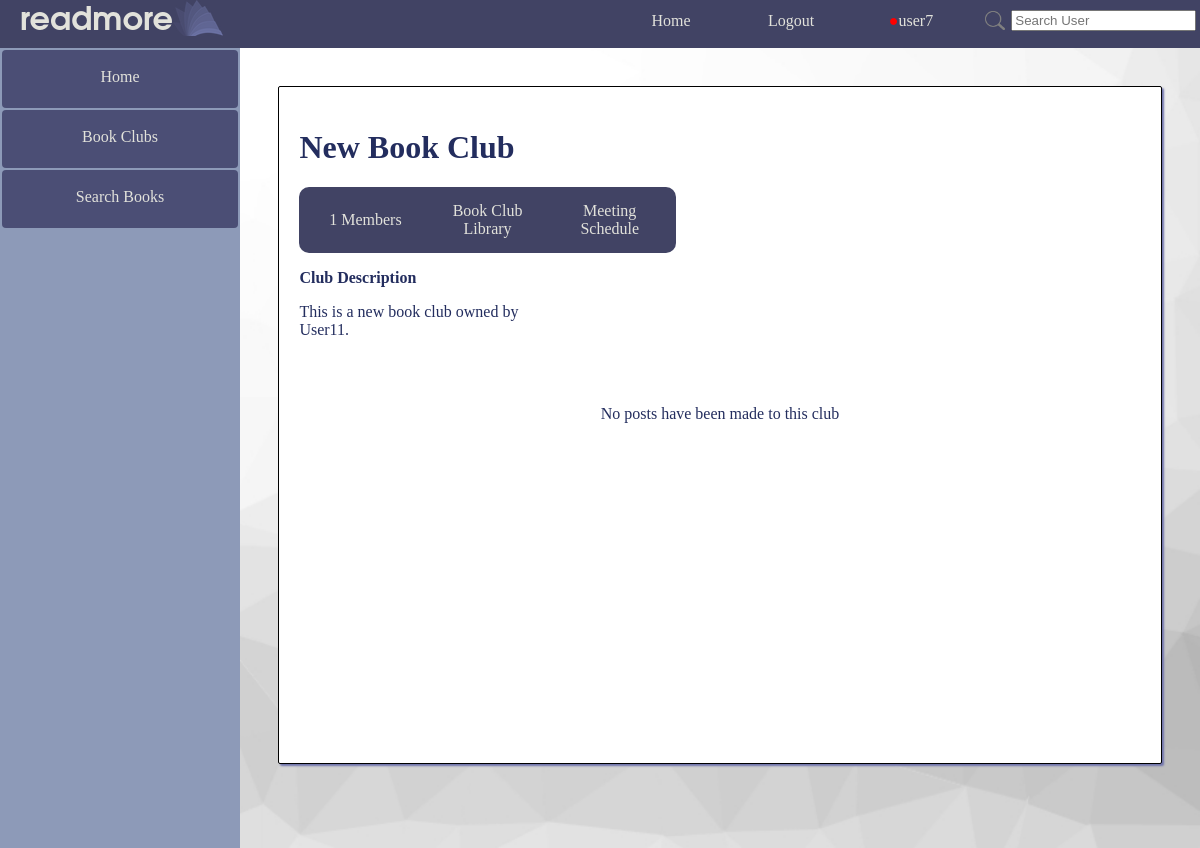
/readmore/club/10/ (signed in), run on an earlier commit of the app's database.
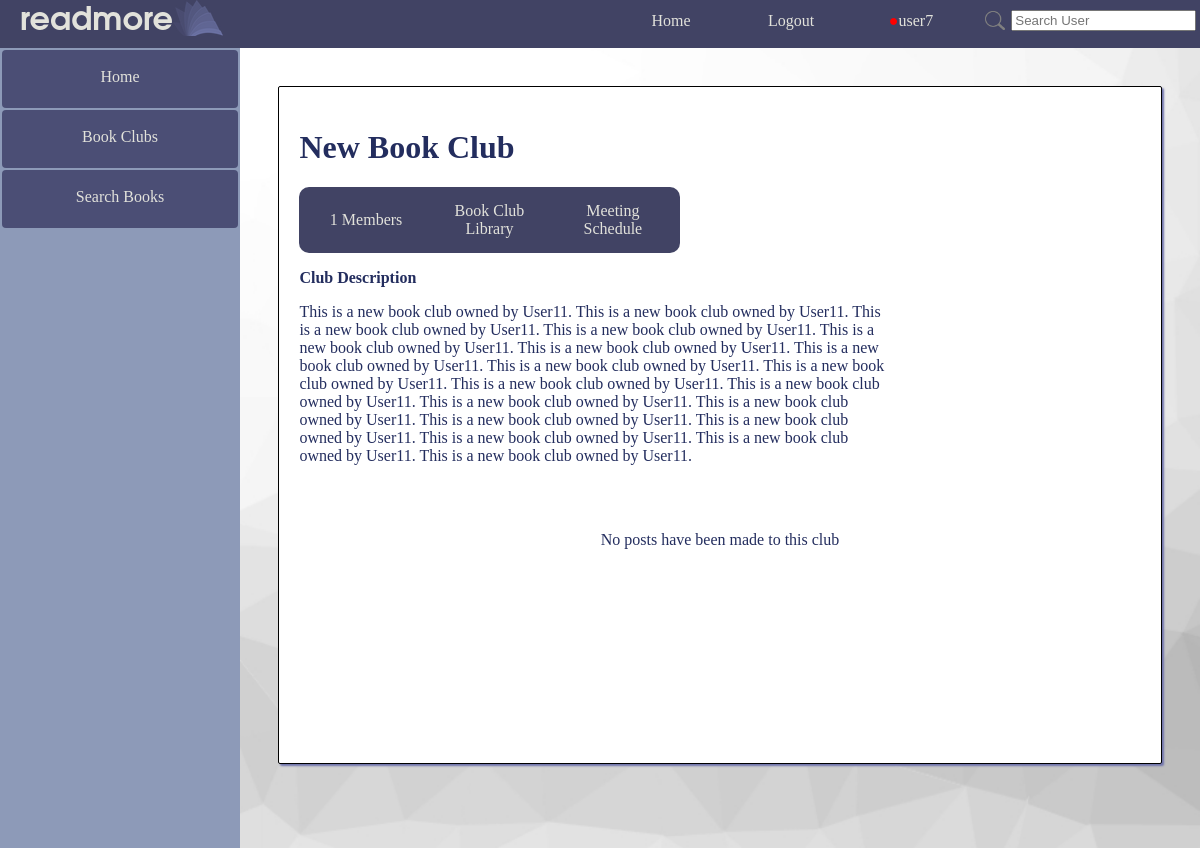
And on a later commit of the database.
### readmore_app/models.py (models this page shows)
class Club(models.Model):
    club_id = models.AutoField(primary_key=True)
    club_name = models.CharField(max_length=100)
    club_description = models.TextField(blank=True)
    club_owner = models.ForeignKey(UserExt, on_delete=models.CASCADE)
    club_users = models.ManyToManyField(UserExt, related_name="user_clubs")
    club_pending_invites = models.ManyToManyField('UserExt', related_name="pending_invites", blank=True)
    club_library = models.ManyToManyField('ClubBook', related_name='clubs', blank=True)

### readmore_app/views.py (the view)
# urls.py: path('club/<int:club_id>/', views.club, name='club'),
def club(request, club_id):
    if request.user.is_authenticated:
        club = get_object_or_404(Club, club_id=club_id)
        Meeting.update_meetings(club_id)
        real_user = get_object_or_404(UserExt, id=request.user.id)
        club_posts = ClubPost.objects.filter(post_club = club).order_by('-post_date')
        current_book = False
        if club.club_library.order_by('-time'):
            current_book = Book(club.club_library.order_by('-time')[0].isbn)
        next_meeting = False
        meetings = Meeting.objects.filter(meeting_club=club)
        if meetings:
            next_meeting = meetings.order_by('meeting_time')[0]
        return render(request, "readmore_app/club_home.html", {"real_user": real_user, "club": club, 'club_posts': club_posts, 'current_book': current_book, 'next_meeting': next_meeting})
    else:
        return redirect(reverse('readmore_app:login'))

### readmore_app/models.py (called while the page is built)
    @staticmethod
    def update_meetings(club_id):
        club = Club.objects.get(pk=club_id)
        club_meetings = Meeting.objects.filter(meeting_club=club)
        delete_ids = []
        for meeting in club_meetings:
            if meeting.meeting_time < timezone.now():
                delete_ids.append(meeting.meeting_id)
        for id in delete_ids:
            Meeting.objects.get(pk=id).delete()
        return bool(delete_ids)

### readmore_app/templatetags/extras.py (called while the page is built)
@register.simple_tag
def num_notifications(user_id):
    try:
        this_user = UserExt.objects.get(pk=user_id)
        return Notification.objects.filter(notification_user=this_user).count()
    except Exception as e:
        return ""

### readmore_app/templates/readmore_app/club_home.html (shortened to what this page needs)
{% extends parent_template|default:"base.html" %}
{% load static %}
{% block content %}
<div class="basic_card" style="width:100%;">
    <div style="margin-bottom: 50px;" class="club_heading">
        <div style="display:flex;flex-direction: column;">
            <h1 style="display: inline-block; word-wrap: break-word; width: 100%;">{{ club.club_name }}</h1>
        <div class="subnav">
            <a class="anchor_button" href="{% url 'readmore_app:club_members' club.club_id %}">{{ club.club_users.all.count }} Members</a>
            <a class="anchor_button" href="{% url 'readmore_app:club_library' club.club_id %}">Book Club Library</a>
            <a class="anchor_button" href="{% url 'readmore_app:club_schedule' club.club_id %}">Meeting Schedule</a>
        </div>
        <div style="width: 70%;">
            <p><strong>Club Description</strong></p>
            <p>{{ club.club_description }}</p>
        </div>
    </div>
    </div>
    <center>
    <div class="postlist">
    {% if not club_posts %}
        <p>No posts have been made to this club</p>
    {% endif %}
    </div>
    </center>
</div>
{% endblock %}

What changed in the data, as far as the page shows it:
changed Club "New Book Club": club_description "This is a new book club owned by User11." → "This is a new book club owned by User11. This is a new book club owned by User11. This is a new book club owned by User11. This is a new book club owned by User11. This is a new book club owned by User11. This is a new book club owned by User11. This is a new book club owned by User11. This is a new book club owned by User11. This is a new book club owned by User11. This is a new book club owned by User11. This is a new book club owned by User11. This is a new book club owned by User11. This is a new book club owned by User11. This is a new book club owned by User11. This is a new book club owned by User11. This is a new book club owned by User11. This is a new book club owned by User11.…"
